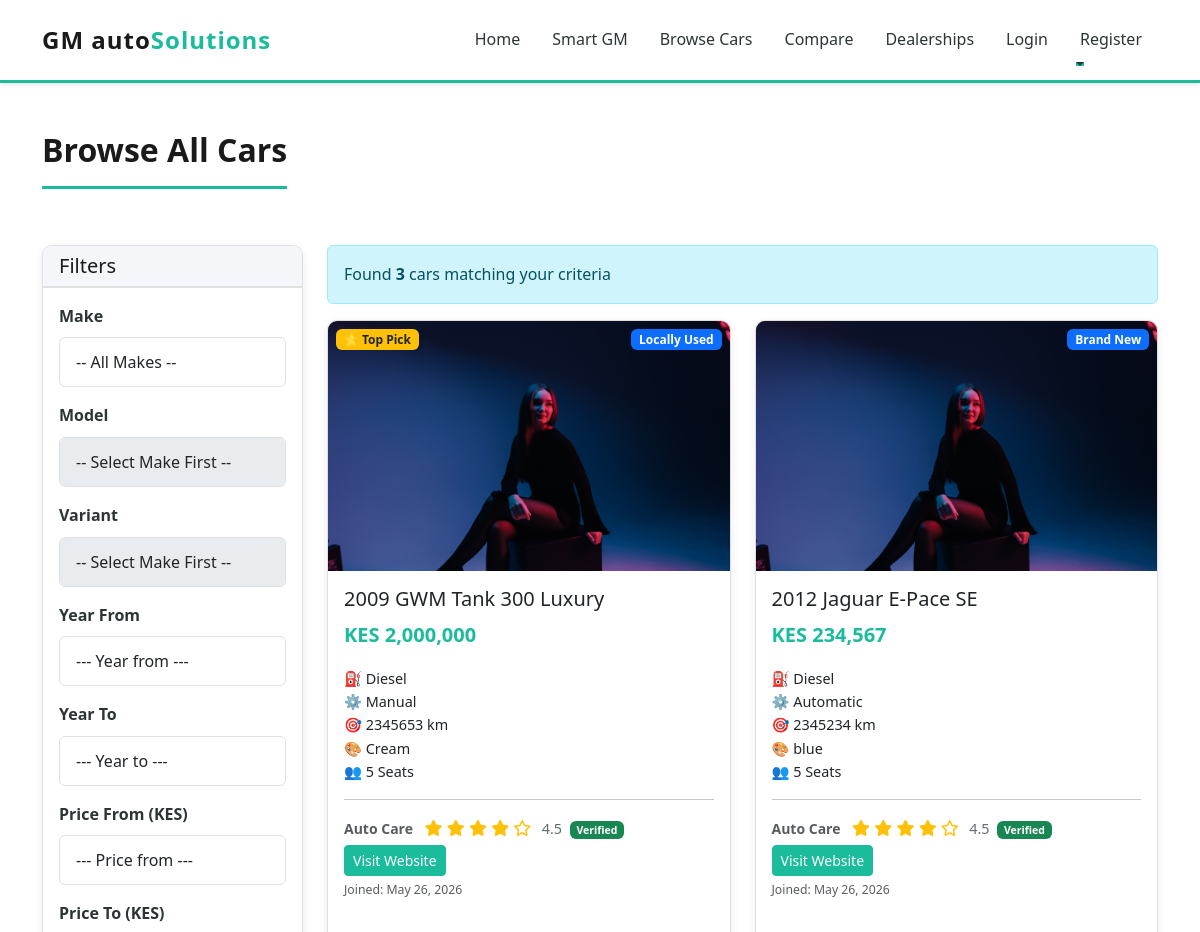
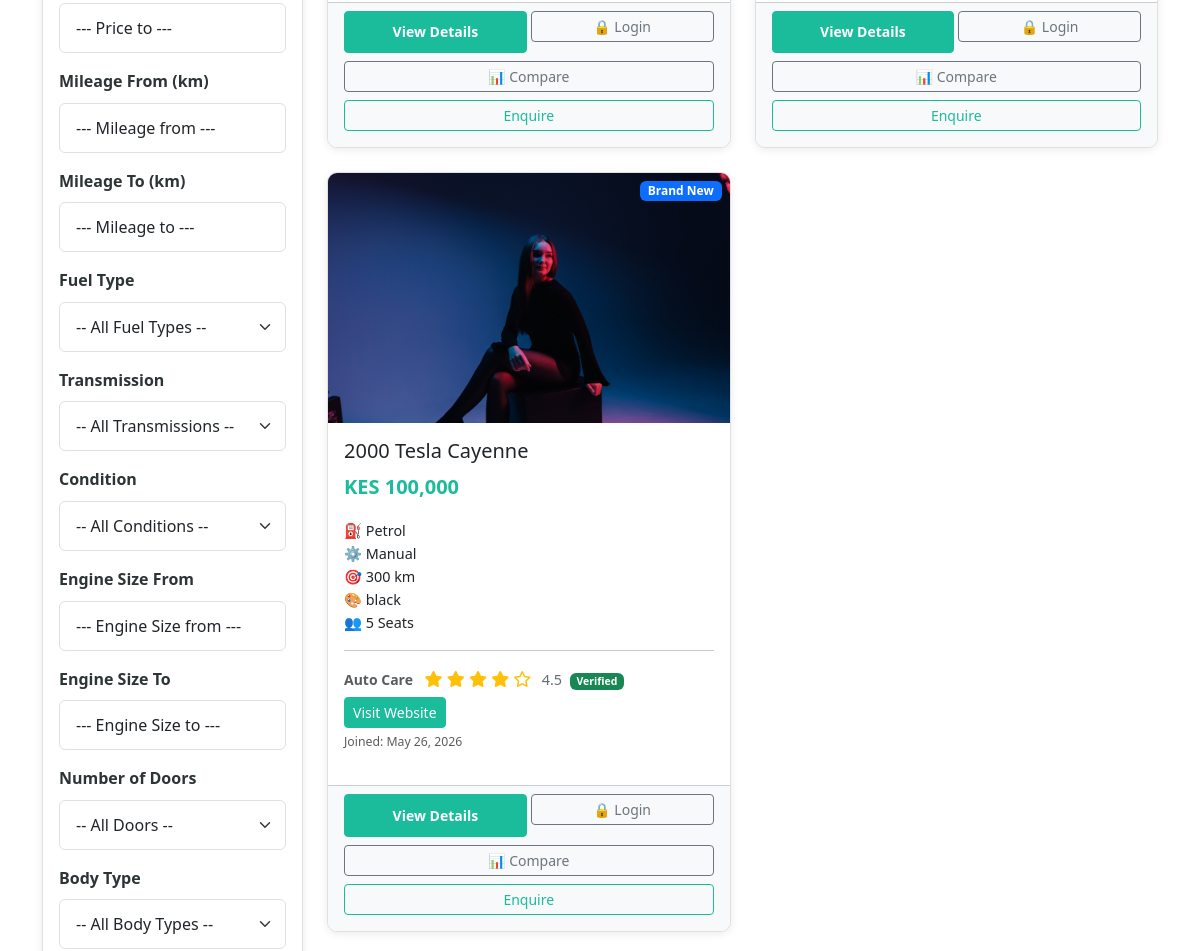
The app's page /cars/ (upper part), older data (2 pictures, top to bottom).
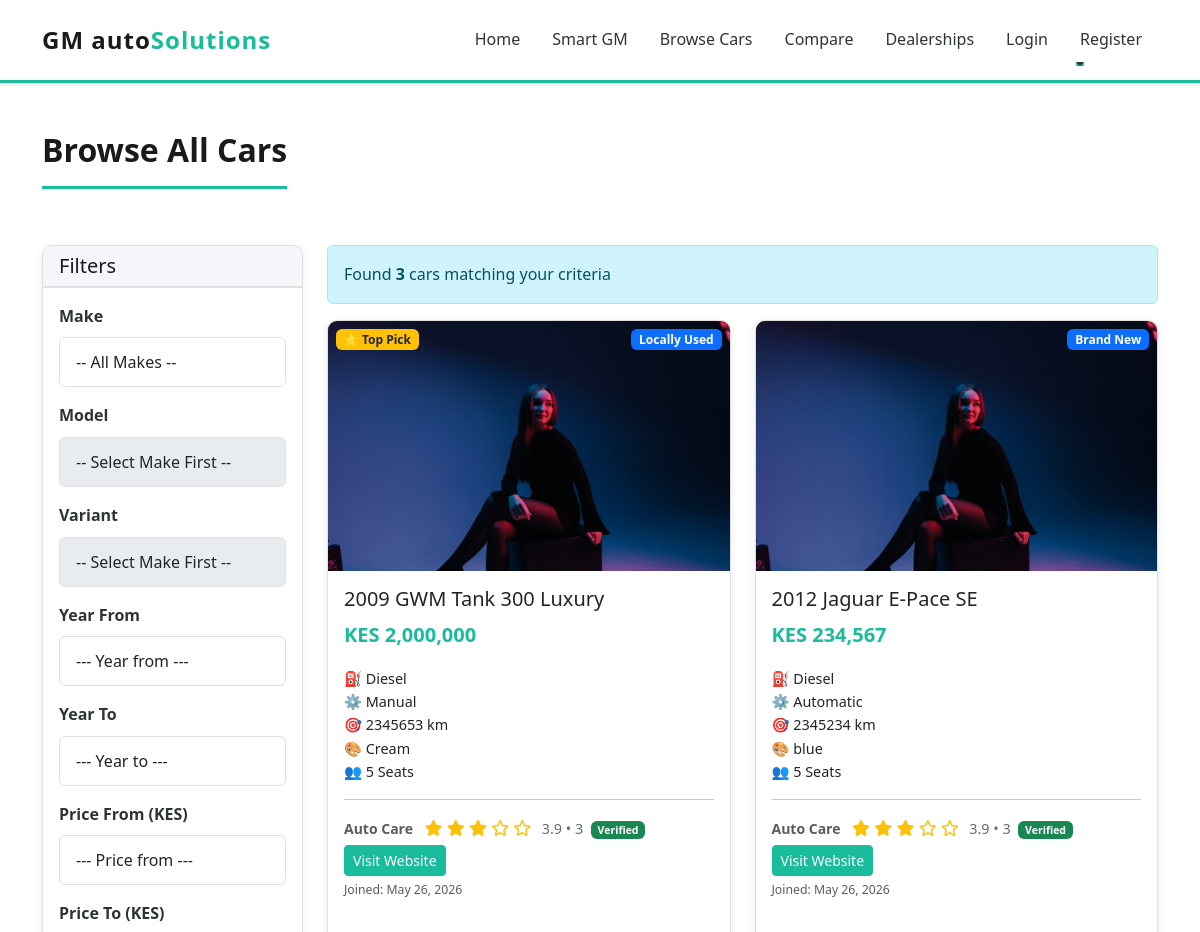
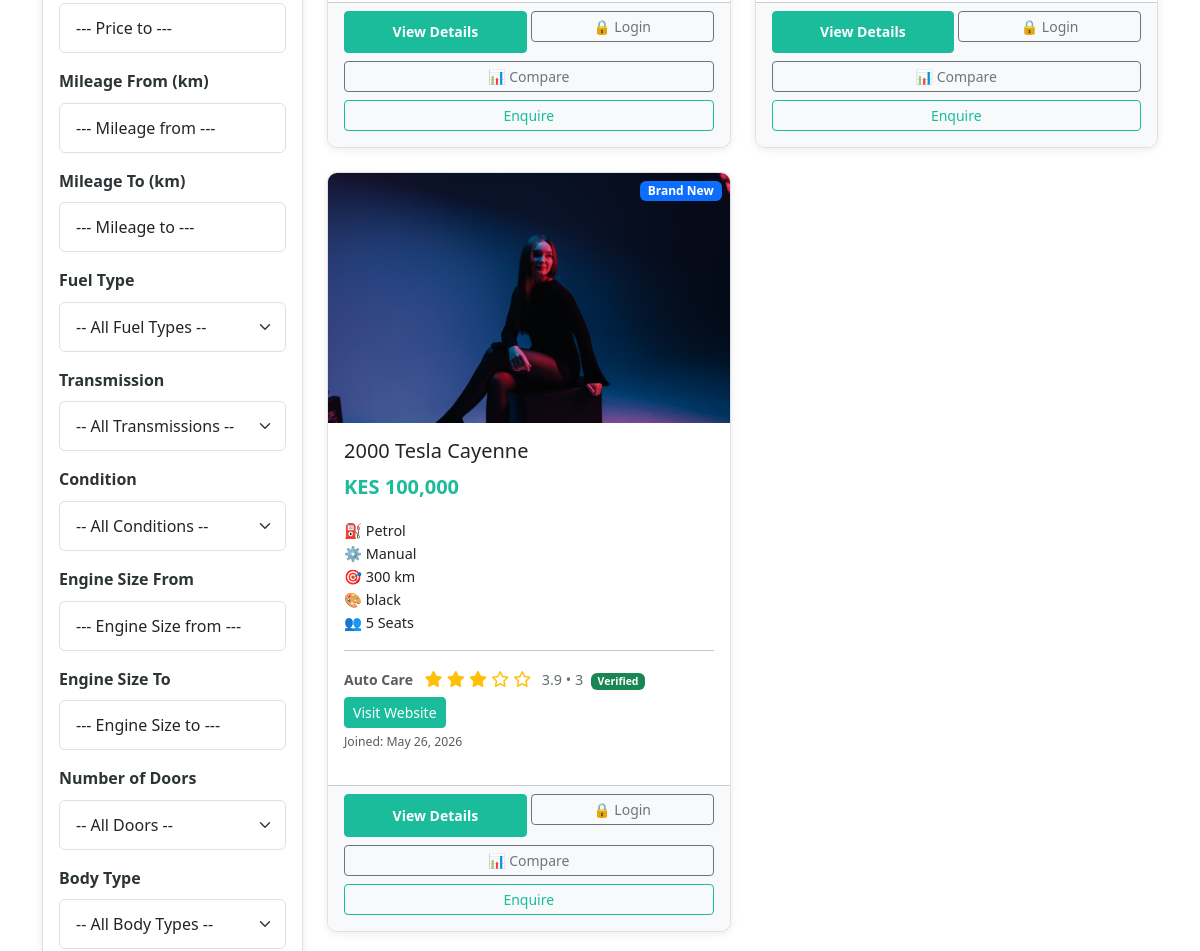
The same page, newer data (2 pictures, top to bottom).
### myapp/models.py (models this page shows, shortened)
class Car(models.Model):
    FUEL_CHOICES = [
        ('petrol', 'Petrol'),
        ('diesel', 'Diesel'),
        ('hybrid', 'Hybrid'),
        ('electric', 'Electric'),
    ]
    TRANSMISSION_CHOICES = [
        ('manual', 'Manual'),
        ('automatic', 'Automatic'),
    ]
    CONDITION_CHOICES = [
        ('brand_new', 'Brand New'),
        ('used_locally', 'Locally Used'),
        ('used_foreignly', 'Foreignly Used'),
    ]
    ENGINE_SIZE_CHOICES = [
        ('0.6', '0.6L'),
        ('0.7', '0.7L'),
        ('0.8', '0.8L'),
        ('0.9', '0.9L'),
        ('1.0', '1.0L'),
        ('1.1', '1.1L'),
        ('1.2', '1.2L'),
        ('1.3', '1.3L'),
        ('1.4', '1.4L'),
        ('1.5', '1.5L'),
        ('1.6', '1.6L'),
        ('1.7', '1.7L'),
        ('1.8', '1.8L'),
        ('1.9', '1.9L'),
        ('2.0', '2.0L'),
        ('2.2', '2.2L'),
        ('2.3', '2.3L'),
        ('2.4', '2.4L'),
        ('2.5', '2.5L'),
        ('2.7', '2.7L'),
        ('2.8', '2.8L'),
        ('3.0', '3.0L'),
        ('3.2', '3.2L'),
        ('3.3', '3.3L'),
        ('3.5', '3.5L'),
        ('3.6', '3.6L'),
        ('3.8', '3.8L'),
        ('4.0', '4.0L'),
        ('4.2', '4.2L'),
        ('4.4', '4.4L'),
        ('4.6', '4.6L'),
        ('4.7', '4.7L'),
        ('5.0', '5.0L'),
        ('5.2', '5.2L'),
        ('5.5', '5.5L'),
        ('5.7', '5.7L'),
        ('6.0', '6.0L'),
        ('6.2', '6.2L'),
        ('6.4', '6.4L'),
        ('6.5', '6.5L'),
        ('other', 'Other'),
    ]
    DOORS_CHOICES = [
        (2, '2 Doors'),
        (3, '3 Doors'),
        (4, '4 Doors'),
        (5, '5 Doors'),
    ]
    BODY_TYPE_CHOICES = [
        ('sedan', 'Sedan'),
        ('suv', 'SUV'),
        ('hatchback', 'Hatchback'),
        ('coupe', 'Coupe'),
        ('convertible', 'Convertible'),
        ('wagon', 'Wagon'),
        ('pickup', 'Pickup'),
        ('van', 'Van'),
        ('other', 'Other'),
    ]
    OWNERS_CHOICES = [
        (0, '0 Owners'),
        (1, '1 Owner'),
        (2, '2 Owners'),
        (3, '3+ Owners'),
    ]
    dealership = models.ForeignKey(Dealership, on_delete=models.CASCADE, related_name='cars')
    title = models.CharField(max_length=255)
    make = models.CharField(max_length=100)  # Toyota, BMW, etc.
    model = models.CharField(max_length=100)  # Camry, 3 Series, etc.
    variant = models.CharField(max_length=100, blank=True)
    year = models.IntegerField(validators=[MinValueValidator(1990), MaxValueValidator(datetime.now().year + 1)])
    price = models.DecimalField(max_digits=12, decimal_places=2)
    mileage = models.IntegerField()  # in kilometers
    fuel_type = models.CharField(max_length=20, choices=FUEL_CHOICES)
    transmission = models.CharField(max_length=20, choices=TRANSMISSION_CHOICES)
    condition = models.CharField(max_length=20, choices=CONDITION_CHOICES)
    color = models.CharField(max_length=50)
    exterior_color = models.CharField(max_length=100, blank=True, help_text="Exterior paint color (e.g., Pearl White, Jet Black)")
    interior_color = models.CharField(max_length=100, blank=True, help_text="Interior color scheme (e.g., Black, Beige, Two-Tone)")
    seat_material = models.CharField(max_length=100, blank=True, help_text="Seat material type (e.g., Leather, Cloth, Nappa Leather)")
    interior_trim = models.CharField(max_length=100, blank=True, help_text="Interior trim material (e.g., Piano Black, Carbon Fiber, Wood Trim)")
    seats = models.IntegerField(default=5)
    engine_size = models.CharField(max_length=10, choices=ENGINE_SIZE_CHOICES, blank=True)
    doors = models.IntegerField(choices=DOORS_CHOICES, blank=True, null=True)
    body_type = models.CharField(max_length=20, choices=BODY_TYPE_CHOICES, blank=True)
    previous_owners = models.IntegerField(choices=OWNERS_CHOICES, blank=True, null=True)
    description = models.TextField()
    main_image = models.ImageField(upload_to='car_images/', null=True, blank=True)
    image2 = models.ImageField(upload_to='car_images/', null=True, blank=True)
    image3 = models.ImageField(upload_to='car_images/', null=True, blank=True)
    image4 = models.ImageField(upload_to='car_images/', null=True, blank=True)
    features = models.TextField(help_text="Comma-separated list of features")  # e.g., "ABS, Power Steering, AC, etc."
    is_sold = models.BooleanField(default=False)  # Mark car as sold
    is_approved = models.BooleanField(default=False)  # Must be approved by admin to appear
    is_premium = models.BooleanField(default=False)  # Premium cars appear in best cars section on home page
    is_top_pick = models.BooleanField(default=False)  # Top pick cars appear prominently on home page
    submitted_for_review = models.BooleanField(default=False)  # Dealership submitted for admin review
    submitted_at = models.DateTimeField(null=True, blank=True)  # When car was submitted for review
    created_at = models.DateTimeField(auto_now_add=True)
    updated_at = models.DateTimeField(auto_now=True)
    class Meta:
        ordering = ['-created_at']

class Dealership(models.Model):
    user = models.OneToOneField(User, on_delete=models.CASCADE, related_name='dealership')
    company_name = models.CharField(max_length=255)
    description = models.TextField()
    logo = models.ImageField(upload_to='dealership_logos/', null=True, blank=True)
    website = models.URLField(blank=True)
    instagram_url = models.URLField(blank=True)
    facebook_url = models.URLField(blank=True)
    twitter_url = models.URLField(blank=True)
    youtube_url = models.URLField(blank=True)
    linkedin_url = models.URLField(blank=True)
    tiktok_url = models.URLField(blank=True)
    email = models.EmailField()
    phone_number = models.CharField(max_length=15)
    location = models.CharField(max_length=255)  # City/Area in Kenya
    area_code = models.CharField(max_length=20, blank=True, help_text="Area code (e.g., 00100 for Nairobi CBD)")
    latitude = models.FloatField(null=True, blank=True)  # For Google Maps
    longitude = models.FloatField(null=True, blank=True)  # For Google Maps
    address = models.TextField()
    business_certificate = models.FileField(upload_to='dealership_certificates/', null=True, blank=False)
    is_approved = models.BooleanField(default=False)  # Dealership must be approved to be active
    is_premium = models.BooleanField(default=False)  # Premium dealerships appear as top picks on the home page
    is_verified = models.BooleanField(default=False)  # Admin-controlled verified badge for trusted dealerships
    RESPONSE_TIME_CHOICES = [
        ('10_min', '10 min'),
        ('1_hr', '1 hr'),
        ('3_hr', '3 hr'),
        ('6_hr', '6 hr'),
        ('24_hr', '24 hr'),
    ]
    response_time_badge_enabled = models.BooleanField(default=False)
    response_time_badge_choice = models.CharField(
        max_length=20,
        choices=RESPONSE_TIME_CHOICES,
        blank=True,
        default=''
    )
    rating = models.FloatField(default=0, validators=[MinValueValidator(0), MaxValueValidator(5)])
    created_at = models.DateTimeField(auto_now_add=True)
    updated_at = models.DateTimeField(auto_now=True)

### myapp/views.py (the view, shortened to what this page needs)
# urls.py: path('cars/', views.car_list, name='car_list'),
def car_list(request):
    form = CarSearchForm(request.GET or None)
    cars = Car.objects.select_related('dealership').filter(is_sold=False, is_approved=True)  # Exclude sold cars and unapproved
    if request.user.is_authenticated:
        cars = cars.annotate(is_favorited=Exists(Favorite.objects.filter(user=request.user, car=OuterRef('pk'))))
    from django.core.paginator import Paginator
    paginator = Paginator(cars, 12)
    page_number = request.GET.get('page')
    cars = paginator.get_page(page_number)
    context = {
        'form': form,
        'cars': cars,
    }
    return render(request, 'car_list.html', context)

### myapp/context_processors.py (called while the page is built)
def car_hierarchy(request):
    return {
        'car_hierarchy_json': json.dumps(get_combined_car_hierarchy())
    }

### myapp/forms.py (called while the page is built, shortened)
    @staticmethod
    def get_make_choices():
        try:
            hierarchy = get_combined_car_hierarchy()
            all_makes = sorted(hierarchy.keys())
        except Exception:
            all_makes = sorted(set(CAR_HIERARCHY.keys()))
        return [('', '-- All Makes --')] + [(make, make) for make in all_makes]

    @staticmethod
    def get_model_choices(make=None):
        if not make:
            return [('', '-- Select Make First --')]

    @staticmethod
    def get_variant_choices(make=None, model=None):
        if not make:
            return [('', '-- Select Make First --')]

### myapp/Templates/car_list.html (shortened to what the changed rows need)
{% extends 'base.html' %}
{% load humanize %}
{% block content %}
<div class="container py-5">
    <div class="row">
        <div class="col-12 mb-4">
            <h1 class="section-title">Browse All Cars</h1>
        </div>
    </div>
    <div class="row">
        <div class="col-lg-9 col-md-8">
            {% if cars %}
                <div class="row g-4">
                    {% for car in cars %}
                        <div class="col-lg-6 col-md-12">
                            <div class="card h-100">
                                <div style="height: 250px; overflow: hidden; position: relative;">
                                    {% if car.main_image %}
                                        <img src="{{ car.main_image.url }}" class="card-img-top" alt="{{ car.title }}"
                                             style="width: 100%; height: 100%; object-fit: cover;">
                                    {% else %}
                                        <div class="bg-light d-flex align-items-center justify-content-center"
                                             style="width: 100%; height: 100%;">
                                            <span class="text-muted">No Image</span>
                                        </div>
                                    {% endif %}
                                    {% if car.is_top_pick %}
                                        <span class="badge bg-warning text-dark position-absolute top-0 start-0 m-2">⭐ Top Pick</span>
                                    {% endif %}
                                    <span class="badge bg-primary position-absolute top-0 end-0 m-2">
                                        {{ car.get_condition_display }}
                                    </span>
                                </div>
                                <div class="card-body">
                                    <h5 class="card-title">{{ car.year }} {{ car.make }} {{ car.model }}{% if car.variant %} {{ car.variant }}{% endif %}</h5>
                                    <p class="card-text text-accent fw-bold fs-5">
                                        KES {{ car.price|floatformat:0|intcomma }}
                                    </p>
                                    <ul style="list-style: none; padding: 0; font-size: 0.9rem;">
                                        <li>⛽ {{ car.get_fuel_type_display }}</li>
                                        <li>⚙️ {{ car.get_transmission_display }}</li>
                                        <li>🎯 {{ car.mileage }} km</li>
                                        <li>🎨 {{ car.color }}</li>
                                        <li>👥 {{ car.seats }} Seats</li>
                                    </ul>
                                    <hr>
                                    <div class="d-flex align-items-start justify-content-between mb-3 flex-column flex-sm-row gap-2">
                                        <div>
                                            <small class="text-muted">
                                                <strong>{{ car.dealership.company_name }}</strong>
                                                {% include 'includes/dealership_rating.html' with dealership=car.dealership %}
                                                {% if car.dealership.is_verified %}
                                                    <span class="badge bg-success text-white small ms-1">Verified</span>
                                                {% endif %}
                                                {% if car.dealership.website %}
                                                    <br>
                                                    <a href="{{ car.dealership.website }}" target="_blank" rel="noopener noreferrer" onclick="trackClick('website')" class="btn btn-website btn-sm mt-1">Visit Website</a>
                                                {% endif %}
                                                <br>
                                                <small>Joined: {{ car.dealership.created_at|date:"M d, Y" }}</small>
                                            </small>
                                        </div>
                                    </div>
                                </div>
                                <div class="card-footer bg-light">
                                    <div class="row g-1 mb-2">
                                        <div class="col-6">
                                            <a href="/car/{{ car.id }}/" class="btn btn-primary btn-sm w-100">View Details</a>
                                        </div>
                                        <div class="col-6">
                                            {% if user.is_authenticated %}
                                                {% if car.is_favorited %}
                                                    <a href="/car/{{ car.id }}/unfavorite/" class="btn btn-outline-danger btn-sm w-100">
                                                        ❤️ Saved
                                                    </a>
                                                {% else %}
                                                    <a href="/car/{{ car.id }}/favorite/" class="btn btn-danger btn-sm w-100">
                                                        🤍 Save
                                                    </a>
                                                {% endif %}
                                            {% else %}
                                                <a href="/login/" class="btn btn-outline-secondary btn-sm w-100">
                                                    🔒 Login
                                                </a>
                                            {% endif %}
                                        </div>
                                    </div>
                                    <div class="d-grid gap-2 mb-2">
                                        <button type="button" class="btn btn-outline-secondary btn-sm w-100 js-add-comparison" data-car-id="{{ car.id }}">
                                            📊 Compare
                                        </button>
                                        <a href="/car/{{ car.id }}/enquire/" class="btn btn-outline-primary btn-sm w-100">Enquire</a>
                                    </div>
                                </div>
                            </div>
                        </div>
                    {% endfor %}
                </div>
            {% else %}
                <div class="alert alert-warning">
                    <h5>No cars found</h5>
                    <p>Try adjusting your filters or browse all available cars.</p>
                </div>
            {% endif %}
        </div>
    </div>
</div>
{% endblock %}

### myapp/Templates/includes/dealership_rating.html
<div class="dealership-rating ms-2">
    <span class="stars text-warning" aria-hidden="true">
        {% for _ in "12345" %}
            {% if forloop.counter <= dealership.rating %}
                <i class="fas fa-star"></i>
            {% else %}
                <i class="far fa-star"></i>
            {% endif %}
        {% endfor %}
    </span>
    <small class="rating-number ms-1 d-none d-sm-inline">{{ dealership.rating|floatformat:1 }}{% if dealership.reviews.count %} • {{ dealership.reviews.count }}{% endif %}</small>
</div>

Row changes from the older to the newer data that the page shows:
shown differently, row unchanged: Car "GWM": now shows "•"
changed Dealership: rating "4.5" → "3.9"; reviews.count (not shown) → "3"
shown differently, row unchanged: Car "Jaguar": now shows "•"
shown differently, row unchanged: Car "Tesla": now shows "•"
